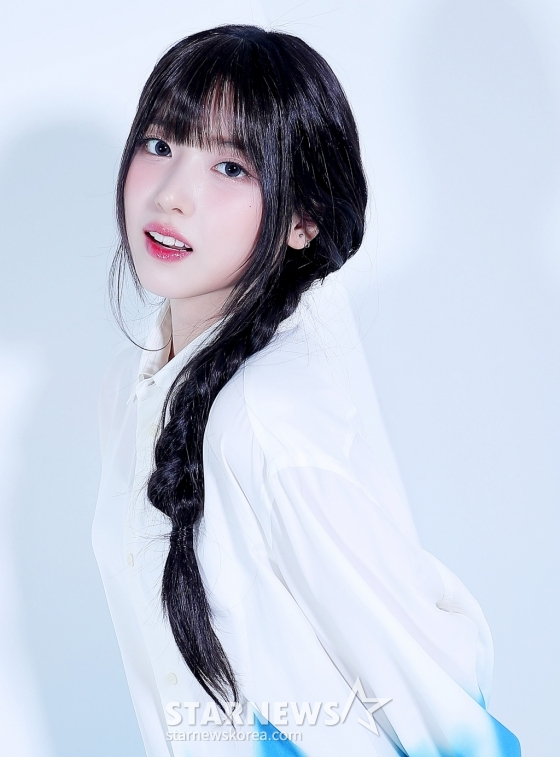
#> input picture class01/homework/heochanuk/hw6_CNN/input.jpg, 560 x 757 px, given in place of 라쿤.jpg, which was not available
$ jupyter execute matrix.ipynb   (text cells are left out)
#> lines starting #> are read from the running program, lines starting #| are printed output that depends on the picture; pictures that were not available may be replaced by others from this repository, and a replacement may not be noted
[cell 1]
A = ('A', 'B')
A + ('C',)

[cell 2]
A = ('A', 'B')
A_list = list(A)
A_list.append('C')
A = tuple(A_list)
print(A)
print(type(A))

[cell 3]
import numpy as np

n = int(input())
#> the answer given: 3
val = 0
A = np.zeros((n,n))
for i in range(n):
    for j in range(n):
        A[i,j] = val
        val += 1

A

[cell 4]
A.reshape((-1,))

[cell 5]
import cv2

img = cv2.imread('라쿤.jpg')
#> img is the input picture: shape (757, 560, 3); mean B, G, R 217.5, 202.1, 194.4

img.shape
#> Out = (757, 560, 3)

[cell 6]
img2 = np.expand_dims(img, axis=0)
img2.shape
#> Out = (1, 757, 560, 3)

[cell 7]
img3 = np.transpose(img2, (0,3,1,2))
img3.shape
#> Out = (1, 3, 757, 560)

[cell 8]
import cv2
import matplotlib.pyplot as plt

# 이미지 불러오기 (그레이스케일로 변환)
img = cv2.imread('라쿤.jpg', cv2.IMREAD_GRAYSCALE)
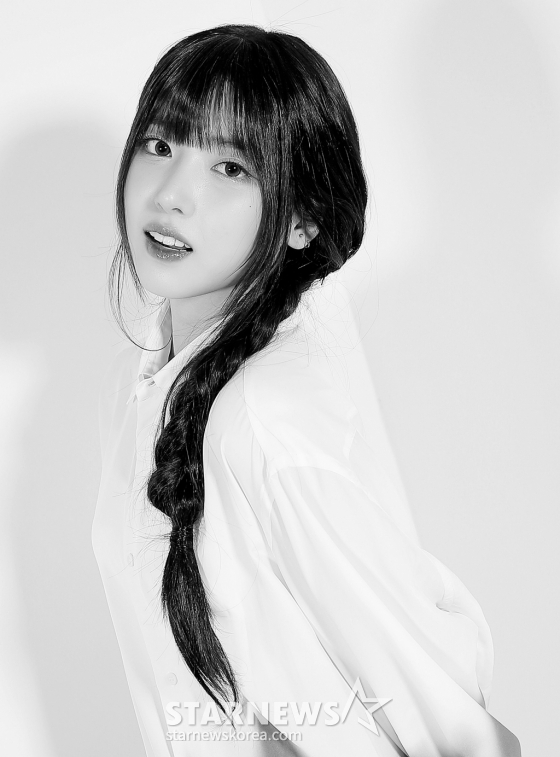
#> img: shape (757, 560); min 0, max 251, mean 201.6

# 커널 정의
kernel = np.array([[1, 1, 1], [1, -8, 1], [1, 1, 1]])

# 이미지 크기
img_height, img_width = img.shape
#> img_height = 757; img_width = 560

# 커널 크기
kernel_size = kernel.shape[0]
pad = kernel_size // 2

# 패딩된 이미지 생성
padded_img = np.pad(img, ((pad, pad), (pad, pad)), mode='constant', constant_values=0)
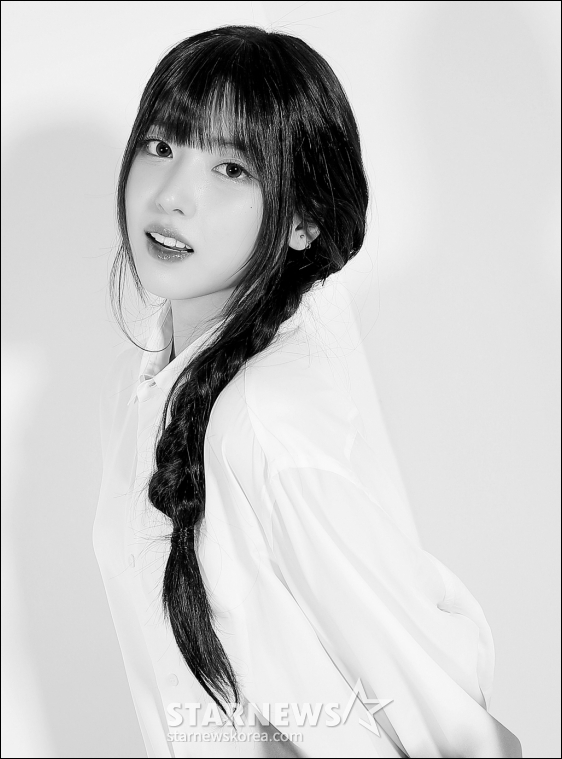
#> padded_img: shape (759, 562); min 0, max 251, mean 200.3

# 출력 이미지 생성
output = np.zeros_like(img)

# 필터 적용
for y in range(img_height):
    for x in range(img_width):
        # 관심 영역 추출
        roi = padded_img[y:y + kernel_size, x:x + kernel_size]
        # 커널과 관심 영역의 요소별 곱셈 후 합산
        output[y, x] = np.sum(roi * kernel)
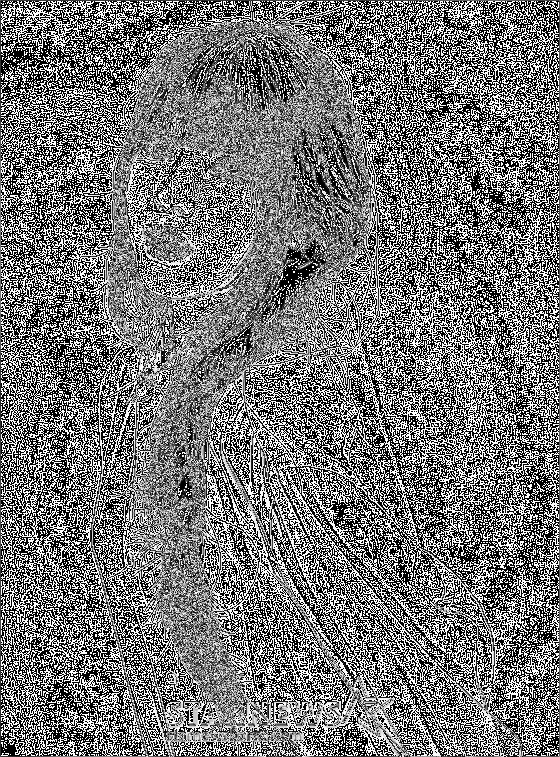
#> output: shape (757, 560); min 0, max 255, mean 117.8

# 값이 0-255 범위를 넘지 않도록 클리핑
output = np.clip(output, 0, 255)

# 결과 출력
plt.figure(figsize=(10, 5))

plt.subplot(1, 2, 1)
plt.title('Original Image')
plt.imshow(img, cmap='gray')
plt.axis('off')

plt.subplot(1, 2, 2)
plt.title('Filtered Image')
plt.imshow(output, cmap='gray')
plt.axis('off')

plt.show()
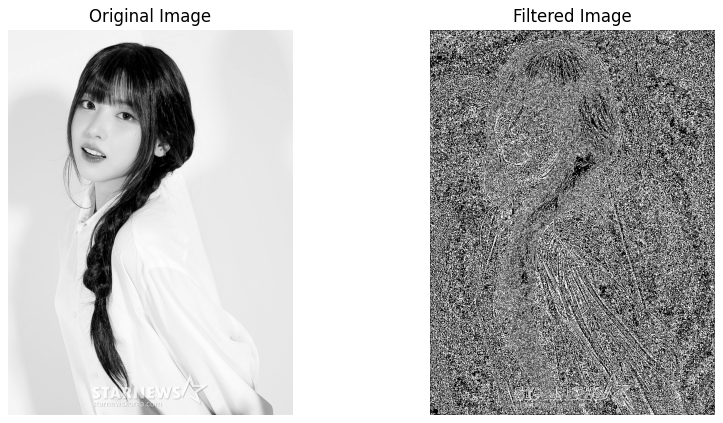
#> figure drawn by matplotlib, 2 panels
